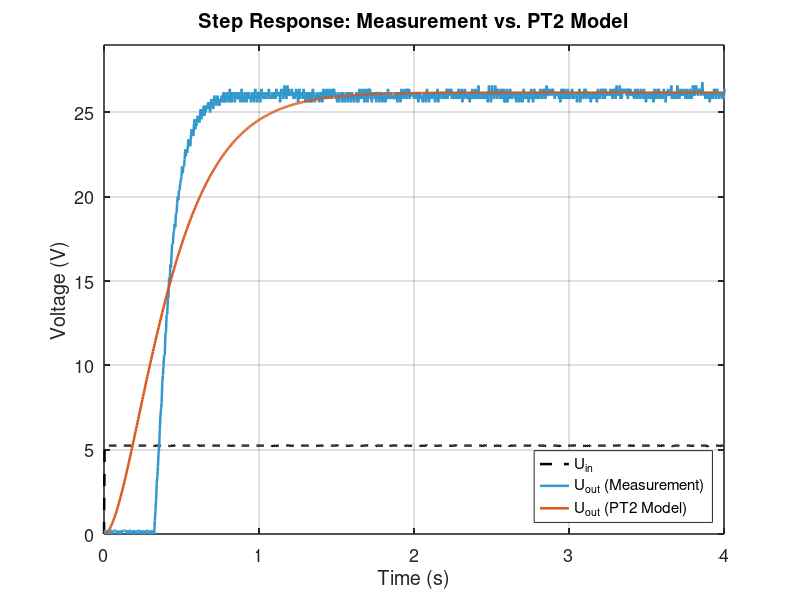

This figure's MATLAB source:
%% PT2 Systemidentifikation - Messdaten measurement_data.mat

clear; clc; close all;

%% 1. Daten laden
load('measurement_data.mat');   % enthält raw_data_new

t     = raw_data_new(:,1);
U_in  = raw_data_new(:,2);
U_out = raw_data_new(:,3);

%% 2. Sprunghöhe und Modellfunktion
U_step = U_in(end) - U_in(1);

pt2_model = @(p, t) p(1) * U_step * ...
    (1 - (p(2)*exp(-t/p(2)) - p(3)*exp(-t/p(3))) ./ ...
    (p(2) - p(3) + eps));

%% 3. Fit mit lsqcurvefit
p0 = [5, 0.3, 0.1];        % Startwerte: K, T1, T2
lb = [0, 0, 0];            % untere Grenzen
ub = [10, 5, 5];           % obere Grenzen

p_opt = lsqcurvefit(pt2_model, p0, t, U_out, lb, ub);

%% 4. Identifizierte Parameter
T = sort(p_opt(2:3), 'descend');
K = p_opt(1);

G_ident = tf(K, conv([T(1) 1], [T(2) 1]));

disp('Identifizierte Übertragungsfunktion:')
G_ident

fprintf('K  = %.4f\n', K);
fprintf('T1 = %.4f s\n', T(1));
fprintf('T2 = %.4f s\n', T(2));

%% 5. Vergleich Messung vs. Modell
U_out_model = pt2_model(p_opt, t);

%% 6. Plot-Formatierung
fontAxis   = 13;
fontLabel  = 15;
fontTitle  = 16;
fontLegend = 11;
lineWidth  = 1.8;

%% 7. Plot erstellen
figure('Color','w','Position',[100 100 900 500])

hold on
grid on
box on

plot(t, U_in, ...
    'k--', ...
    'LineWidth', lineWidth)

plot(t, U_out, ...
    'Color', [0.2, 0.6, 0.8], ...
    'LineWidth', lineWidth)

plot(t, U_out_model, ...
    'Color', [0.85, 0.33, 0.1], ...
    'LineWidth', lineWidth)

xlim([0 4])
ylim([0 29])

title('Step Response: Measurement vs. PT2 Model', ...
    'FontSize', fontTitle, ...
    'FontWeight', 'bold')

xlabel('Time (s)', ...
    'FontSize', fontLabel)

ylabel('Voltage (V)', ...
    'FontSize', fontLabel)

set(gca, ...
    'FontSize', fontAxis, ...
    'LineWidth', 1.1)

legend({'U_{in}', ...
        'U_{out} (Measurement)', ...
        'U_{out} (PT2 Model)'}, ...
        'Location', 'southeast', ...
        'FontSize', fontLegend)

exportgraphics(gcf, ...
    'PT2_Model_Comparison.png', ...
    'Resolution', 300)

hold off
